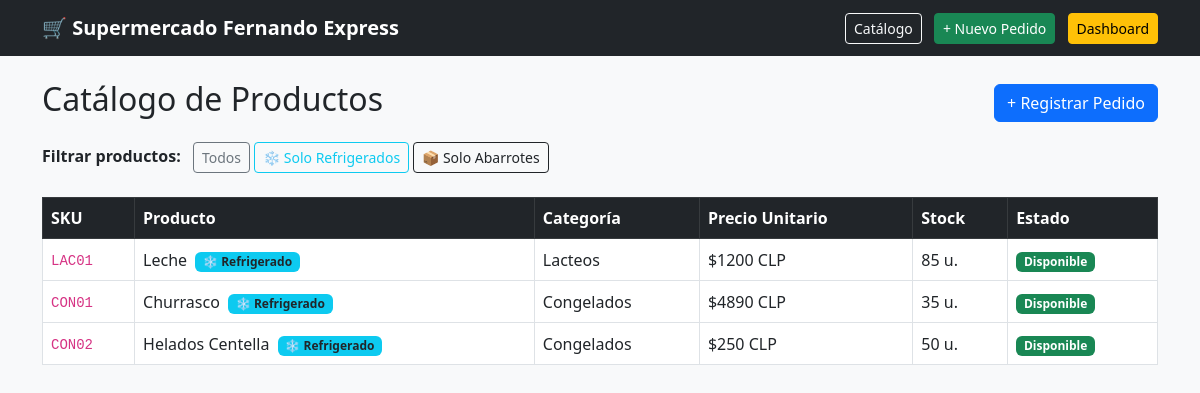
The page /?refrigerado=1 on the database its author committed.
### gestion_pedidos/models.py (models this page shows, shortened)
class Producto(models.Model):
    nombre = models.CharField(max_length=150)
    sku = models.CharField(max_length=50, unique=True)
    categoria = models.ForeignKey(Categoria, on_delete=models.CASCADE, related_name='productos')
    precio_unitario = models.IntegerField()
    stock = models.IntegerField()
    requiere_refrigeracion = models.BooleanField(default=False)

class Categoria(models.Model):
    nombre = models.CharField(max_length=100)
    descripcion = models.TextField(blank=True, null=True)

### gestion_pedidos/views.py (the view)
# urls.py: path('', views.catalogo_productos, name='catalogo_productos'),
def catalogo_productos(request):
    productos = Producto.objects.all()
    refrigerado = request.GET.get('refrigerado')
    if refrigerado == '1':
        productos = productos.filter(requiere_refrigeracion=True)
    elif refrigerado == '0':
        productos = productos.filter(requiere_refrigeracion=False)
    return render(request, 'gestion_pedidos/catalogo.html', {
        'productos': productos
    })

### gestion_pedidos/templates/gestion_pedidos/catalogo.html
{% extends 'gestion_pedidos/base.html' %}
{% block content %}
<div class="d-flex justify-content-between align-items-center mb-3">
    <h2>Catálogo de Productos</h2>
    <a href="{% url 'crear_pedido' %}" class="btn btn-primary">+ Registrar Pedido</a>
</div>
<div class="mb-4">
    <span class="me-2 fw-bold">Filtrar productos:</span>
    <a href="{% url 'catalogo_productos' %}" class="btn btn-sm btn-outline-secondary">Todos</a>
    <a href="?refrigerado=1" class="btn btn-sm btn-outline-info">❄️ Solo Refrigerados</a>
    <a href="?refrigerado=0" class="btn btn-sm btn-outline-dark">📦 Solo Abarrotes</a>
</div>
{% if productos %}
<div class="table-responsive">
    <table class="table table-bordered table-hover align-middle bg-white">
        <thead class="table-dark">
            <tr>
                <th>SKU</th>
                <th>Producto</th>
                <th>Categoría</th>
                <th>Precio Unitario</th>
                <th>Stock</th>
                <th>Estado</th>
            </tr>
        </thead>
        <tbody>
            {% for prod in productos %}
            <tr>
                <td><code>{{ prod.sku }}</code></td>
                <td>
                    {{ prod.nombre }}
                    {% if prod.requiere_refrigeracion %}
                        <span class="badge bg-info text-dark ms-1">❄️ Refrigerado</span>
                    {% endif %}
                </td>
                <td>{{ prod.categoria.nombre }}</td>
                <td>${{ prod.precio_unitario }} CLP</td>
                <td>{{ prod.stock }} u.</td>
                <td>
                    {% if prod.stock > 0 %}
                        <span class="badge bg-success">Disponible</span>
                    {% else %}
                        <span class="badge bg-danger">Agotado</span>
                    {% endif %}
                </td>
            </tr>
            {% endfor %}
        </tbody>
    </table>
</div>
{% else %}
<div class="alert alert-warning text-center">
    No se encontraron productos registrados en la base de datos.
</div>
{% endif %}
{% endblock %}

### rows shown on the page
Producto: sku "LAC01", nombre "Leche", requiere_refrigeracion "❄️ Refrigerado", categoria.nombre "Lacteos", precio_unitario "1200", stock "85", shows "Disponible"
Producto: sku "CON01", nombre "Churrasco", requiere_refrigeracion "❄️ Refrigerado", categoria.nombre "Congelados", precio_unitario "4890", stock "35", shows "Disponible"
Producto: sku "CON02", nombre "Helados Centella", requiere_refrigeracion "❄️ Refrigerado", categoria.nombre "Congelados", precio_unitario "250", stock "50", shows "Disponible"
